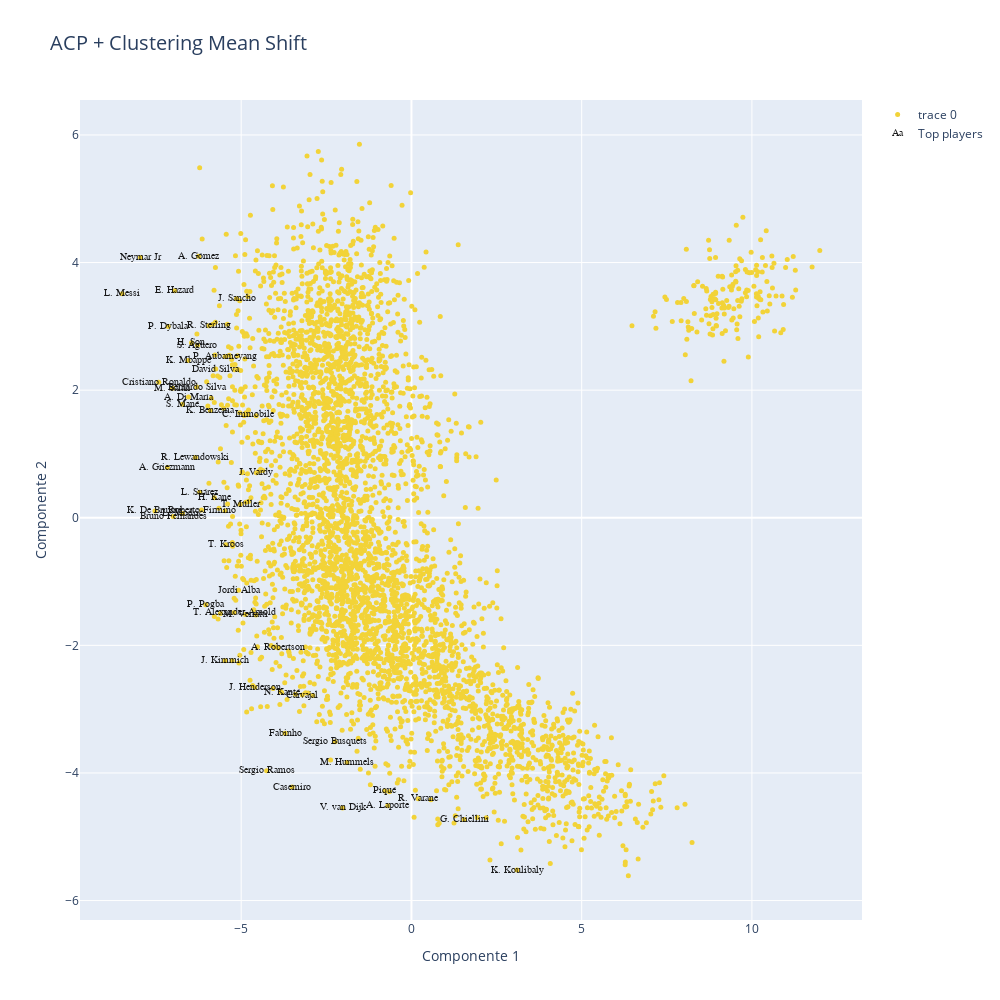

Notebook cell for this chart:
### Code cell
data=[]
bool_crack=df_acp["overall"] > 85
bool_no_crack=df_acp["overall"]<86

kmean_clusters = go.Scatter(x=X_projected[:,0], y=X_projected[:,1],
                           mode='markers',
                        text=df_acp.loc[:,'short_name'],
                           marker=dict(
                                size=5,
                                color = clusters_ms.astype(np.float), #set color equal to a variable
                                colorscale='Portland',
                                showscale=False)
                           )

acp_crack =go.Scatter(x=X_projected[bool_crack,0], y=X_projected[bool_crack,1],name='Top players',
                      text=df_acp.loc[bool_crack,'short_name'],
                      textfont=dict(family='sans serif',size=10,color='black'),
                      opacity=0.9,mode='text')

data=[kmean_clusters,acp_crack]

layout = go.Layout(title="ACP + Clustering Mean Shift ",titlefont=dict(size=20),
                xaxis=dict(title='Componente 1'),
                yaxis=dict(title='Componente 2'),
                autosize=False, width=1000,height=1000)

fig = go.Figure(data=data, layout=layout)

iplot(fig)

### Figure 1 — Plotly figure (JSON) as saved in the notebook; plotly's stock layout.template omitted (floating-point values rounded to 4 significant figures; data arrays with more than 128 entries replaced by an {"elided": "..."} marker saying what was removed)
{"data": [{"marker": {"color": {"elided": "4219 int values"}, "colorscale": [[0, "rgb(12,51,131)"], [0.25, "rgb(10,136,186)"], [0.5, "rgb(242,211,56)"], [0.75, "rgb(242,143,56)"], [1, "rgb(217,30,30)"]], "showscale": false, "size": 5}, "mode": "markers", "text": {"elided": "4219 str values"}, "type": "scatter", "x": {"elided": "4219 float values"}, "y": {"elided": "4219 float values"}}, {"mode": "text", "name": "Top players", "opacity": 0.9, "text": ["L. Messi", "Cristiano Ronaldo", "R. Lewandowski", "Neymar Jr", "K. De Bruyne", "K. Mbappé", "V. van Dijk", "S. Mané", "M. Salah", "S. Agüero", "Sergio Ramos", "K. Benzema", "Casemiro", "R. Sterling", "J. Kimmich", "H. Kane", "P. Dybala", "T. Kroos", "E. Hazard", "K. Koulibaly", "N. Kanté", "J. Sancho", "T. Alexander-Arnold", "Bruno Fernandes", "A. Laporte", "Fabinho", "A. Robertson", "Bernardo Silva", "G. Chiellini", "L. Suárez", "L. Modrić", "A. Di María", "P. Aubameyang", "Sergio Busquets", "C. Immobile", "A. Griezmann", "H. Son", "Roberto Firmino", "R. Varane", "P. Pogba", "M. Verratti", "A. Gómez", "Piqué", "David Silva", "M. Hummels", "J. Henderson", "Jordi Alba", "T. Müller", "Carvajal", "J. Vardy"], "textfont": {"color": "black", "family": "sans serif", "size": 10}, "type": "scatter", "x": [-8.494, -7.422, -6.345, -7.958, -7.533, -6.562, -2.02, -6.727, -7.018, -6.285, -4.253, -5.907, -3.502, -5.948, -5.473, -5.793, -7.145, -5.449, -6.954, 3.101, -3.812, -5.138, -5.208, -7.0, -0.6968, -3.712, -3.914, -6.307, 1.552, -6.219, -6.724, -6.549, -5.468, -2.244, -4.81, -7.169, -6.461, -6.165, 0.2003, -6.043, -4.88, -6.249, -0.7796, -5.748, -1.893, -4.602, -5.077, -5.029, -3.203, -4.555], "y": [3.509, 2.126, 0.9436, 4.081, 0.1067, 2.465, -4.548, 1.779, 2.03, 2.703, -3.965, 1.68, -4.22, 3.011, -2.24, 0.3134, 2.997, -0.4222, 3.559, -5.522, -2.735, 3.431, -1.487, 0.02017, -4.516, -3.377, -2.04, 2.049, -4.728, 0.3998, 0.06561, 1.892, 2.525, -3.51, 1.613, 0.7865, 2.742, 0.1209, -4.404, -1.363, -1.515, 4.097, -4.283, 2.331, -3.834, -2.658, -1.136, 0.2107, -2.779, 0.7037]}], "layout": {"autosize": false, "height": 1000, "title": {"font": {"size": 20}, "text": "ACP + Clustering Mean Shift "}, "width": 1000, "xaxis": {"title": {"text": "Componente 1"}}, "yaxis": {"title": {"text": "Componente 2"}}}}
